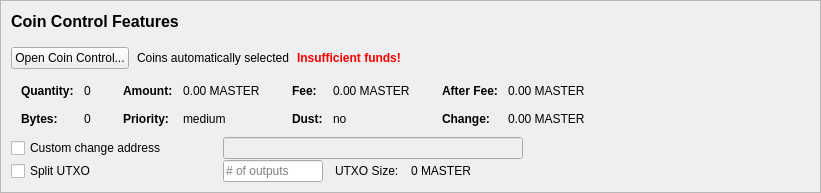
         <widget class="QFrame" name="frameCoinControl">
          <property name="sizePolicy">
           <sizepolicy hsizetype="Expanding" vsizetype="Expanding">
            <horstretch>0</horstretch>
            <verstretch>0</verstretch>
           </sizepolicy>
          </property>
          <property name="maximumSize">
           <size>
            <width>16777215</width>
            <height>16777215</height>
           </size>
          </property>
          <property name="frameShape">
           <enum>QFrame::StyledPanel</enum>
          </property>
          <property name="frameShadow">
           <enum>QFrame::Sunken</enum>
          </property>
          <layout class="QVBoxLayout" name="verticalLayoutCoinControl2">
           <property name="spacing">
            <number>0</number>
           </property>
           <property name="leftMargin">
            <number>0</number>
           </property>
           <property name="topMargin">
            <number>0</number>
           </property>
           <property name="rightMargin">
            <number>0</number>
           </property>
           <property name="bottomMargin">
            <number>0</number>
           </property>
           <item>
            <widget class="QFrame" name="frameCoinControl_BG">
             <layout class="QVBoxLayout" name="verticalLayoutCoinControl" stretch="0,0,0,0,0,0">
              <property name="spacing">
               <number>1</number>
              </property>
              <property name="leftMargin">
               <number>10</number>
              </property>
              <property name="topMargin">
               <number>10</number>
              </property>
              <item>
               <layout class="QHBoxLayout" name="horizontalLayoutCoinControl1">
                <property name="bottomMargin">
                 <number>15</number>
                </property>
                <item>
                 <layout class="QVBoxLayout" name="verticalLayout_3">
                  <property name="spacing">
                   <number>6</number>
                  </property>
                  <item>
                   <widget class="QLabel" name="labelCoinControlFeatures">
                    <property name="sizePolicy">
                     <sizepolicy hsizetype="Preferred" vsizetype="Maximum">
                      <horstretch>0</horstretch>
                      <verstretch>0</verstretch>
                     </sizepolicy>
                    </property>
                    <property name="minimumSize">
                     <size>
                      <width>0</width>
                      <height>20</height>
                     </size>
                    </property>
                    <property name="font">
                     <font>
                      <pointsize>12</pointsize>
                      <weight>75</weight>
                      <bold>true</bold>
                     </font>
                    </property>
                    <property name="styleSheet">
                     <string notr="true">font-weight:bold;</string>
                    </property>
                    <property name="text">
                     <string>Coin Control Features</string>
                    </property>
                   </widget>
                  </item>
                 </layout>
                </item>
               </layout>
              </item>
              <item>
               <layout class="QHBoxLayout" name="horizontalLayoutCoinControl2" stretch="0,0,0,0">
                <property name="spacing">
                 <number>8</number>
                </property>
                <property name="bottomMargin">
                 <number>10</number>
                </property>
                <item>
                 <widget class="QPushButton" name="pushButtonCoinControl">
                  <property name="styleSheet">
                   <string notr="true"/>
                  </property>
                  <property name="text">
                   <string>Open Coin Control...</string>
                  </property>
                  <property name="autoDefault">
                   <bool>false</bool>
                  </property>
                 </widget>
                </item>
                <item>
                 <widget class="QLabel" name="labelCoinControlAutomaticallySelected">
                  <property name="text">
                   <string>Coins automatically selected</string>
                  </property>
                  <property name="margin">
                   <number>5</number>
                  </property>
                 </widget>
                </item>
                <item>
                 <widget class="QLabel" name="labelCoinControlInsuffFunds">
                  <property name="font">
                   <font>
                    <weight>75</weight>
                    <bold>true</bold>
                   </font>
                  </property>
                  <property name="styleSheet">
                   <string notr="true">color:red;font-weight:bold;</string>
                  </property>
                  <property name="text">
                   <string>Insufficient funds!</string>
                  </property>
                  <property name="margin">
                   <number>5</number>
                  </property>
                 </widget>
                </item>
                <item>
                 <spacer name="horizontalSpacerCoinControl">
                  <property name="orientation">
                   <enum>Qt::Horizontal</enum>
                  </property>
                  <property name="sizeHint" stdset="0">
                   <size>
                    <width>40</width>
                    <height>1</height>
                   </size>
                  </property>
                 </spacer>
                </item>
               </layout>
              </item>
              <item>
               <widget class="QWidget" name="widgetCoinControl" native="true">
                <property name="sizePolicy">
                 <sizepolicy hsizetype="Preferred" vsizetype="Preferred">
                  <horstretch>0</horstretch>
                  <verstretch>0</verstretch>
                 </sizepolicy>
                </property>
                <property name="minimumSize">
                 <size>
                  <width>0</width>
                  <height>0</height>
                 </size>
                </property>
                <property name="styleSheet">
                 <string notr="true"/>
                </property>
                <layout class="QHBoxLayout" name="horizontalLayoutCoinControl5">
                 <property name="leftMargin">
                  <number>0</number>
                 </property>
                 <property name="topMargin">
                  <number>0</number>
                 </property>
                 <property name="rightMargin">
                  <number>0</number>
                 </property>
                 <property name="bottomMargin">
                  <number>0</number>
                 </property>
                 <item>
                  <layout class="QHBoxLayout" name="horizontalLayoutCoinControl3" stretch="0,0,0,1">
                   <property name="spacing">
                    <number>20</number>
                   </property>
                   <property name="topMargin">
                    <number>0</number>
                   </property>
                   <property name="bottomMargin">
                    <number>10</number>
                   </property>
                   <item>
                    <layout class="QFormLayout" name="formLayoutCoinControl1">
                     <property name="horizontalSpacing">
                      <number>10</number>
                     </property>
                     <property name="verticalSpacing">
                      <number>14</number>
                     </property>
                     <property name="leftMargin">
                      <number>10</number>
                     </property>
                     <property name="topMargin">
                      <number>4</number>
                     </property>
                     <property name="rightMargin">
                      <number>6</number>
                     </property>
                     <item row="0" column="0">
                      <widget class="QLabel" name="labelCoinControlQuantityText">
                       <property name="font">
                        <font>
                         <weight>75</weight>
                         <bold>true</bold>
                        </font>
                       </property>
                       <property name="text">
                        <string>Quantity:</string>
                       </property>
                       <property name="margin">
                        <number>0</number>
                       </property>
                      </widget>
                     </item>
                     <item row="0" column="1">
                      <widget class="QLabel" name="labelCoinControlQuantity">
                       <property name="cursor">
                        <cursorShape>IBeamCursor</cursorShape>
                       </property>
                       <property name="contextMenuPolicy">
                        <enum>Qt::ActionsContextMenu</enum>
                       </property>
                       <property name="text">
                        <string notr="true">0</string>
                       </property>
                       <property name="margin">
                        <number>0</number>
                       </property>
                       <property name="textInteractionFlags">
                        <set>Qt::LinksAccessibleByMouse|Qt::TextSelectableByKeyboard|Qt::TextSelectableByMouse</set>
                       </property>
                      </widget>
                     </item>
                     <item row="1" column="0">
                      <widget class="QLabel" name="labelCoinControlBytesText">
                       <property name="font">
                        <font>
                         <weight>75</weight>
                         <bold>true</bold>
                        </font>
                       </property>
                       <property name="text">
                        <string>Bytes:</string>
                       </property>
                      </widget>
                     </item>
                     <item row="1" column="1">
                      <widget class="QLabel" name="labelCoinControlBytes">
                       <property name="cursor">
                        <cursorShape>IBeamCursor</cursorShape>
                       </property>
                       <property name="contextMenuPolicy">
                        <enum>Qt::ActionsContextMenu</enum>
                       </property>
                       <property name="text">
                        <string notr="true">0</string>
                       </property>
                       <property name="textInteractionFlags">
                        <set>Qt::LinksAccessibleByMouse|Qt::TextSelectableByKeyboard|Qt::TextSelectableByMouse</set>
                       </property>
                      </widget>
                     </item>
                    </layout>
                   </item>
                   <item>
                    <layout class="QFormLayout" name="formLayoutCoinControl2">
                     <property name="horizontalSpacing">
                      <number>10</number>
                     </property>
                     <property name="verticalSpacing">
                      <number>14</number>
                     </property>
                     <property name="leftMargin">
                      <number>6</number>
                     </property>
                     <property name="topMargin">
                      <number>4</number>
                     </property>
                     <property name="rightMargin">
                      <number>6</number>
                     </property>
                     <item row="0" column="0">
                      <widget class="QLabel" name="labelCoinControlAmountText">
                       <property name="font">
                        <font>
                         <weight>75</weight>
                         <bold>true</bold>
                        </font>
                       </property>
                       <property name="text">
                        <string>Amount:</string>
                       </property>
                       <property name="margin">
                        <number>0</number>
                       </property>
                      </widget>
                     </item>
                     <item row="0" column="1">
                      <widget class="QLabel" name="labelCoinControlAmount">
                       <property name="cursor">
                        <cursorShape>IBeamCursor</cursorShape>
                       </property>
                       <property name="contextMenuPolicy">
                        <enum>Qt::ActionsContextMenu</enum>
                       </property>
                       <property name="text">
                        <string notr="true">0.00 MASTER</string>
                       </property>
                       <property name="textInteractionFlags">
                        <set>Qt::LinksAccessibleByMouse|Qt::TextSelectableByKeyboard|Qt::TextSelectableByMouse</set>
                       </property>
                      </widget>
                     </item>
                     <item row="1" column="0">
                      <widget class="QLabel" name="labelCoinControlPriorityText">
                       <property name="font">
                        <font>
                         <weight>75</weight>
                         <bold>true</bold>
                        </font>
                       </property>
                       <property name="text">
                        <string>Priority:</string>
                       </property>
                      </widget>
                     </item>
                     <item row="1" column="1">
                      <widget class="QLabel" name="labelCoinControlPriority">
                       <property name="cursor">
                        <cursorShape>IBeamCursor</cursorShape>
                       </property>
                       <property name="contextMenuPolicy">
                        <enum>Qt::ActionsContextMenu</enum>
                       </property>
                       <property name="text">
                        <string>medium</string>
                       </property>
                       <property name="textInteractionFlags">
                        <set>Qt::LinksAccessibleByMouse|Qt::TextSelectableByKeyboard|Qt::TextSelectableByMouse</set>
                       </property>
                      </widget>
                     </item>
                    </layout>
                   </item>
                   <item>
                    <layout class="QFormLayout" name="formLayoutCoinControl3">
                     <property name="horizontalSpacing">
                      <number>10</number>
                     </property>
                     <property name="verticalSpacing">
                      <number>14</number>
                     </property>
                     <property name="leftMargin">
                      <number>6</number>
                     </property>
                     <property name="topMargin">
                      <number>4</number>
                     </property>
                     <property name="rightMargin">
                      <number>6</number>
                     </property>
                     <item row="0" column="0">
                      <widget class="QLabel" name="labelCoinControlFeeText">
                       <property name="font">
                        <font>
                         <weight>75</weight>
                         <bold>true</bold>
                        </font>
                       </property>
                       <property name="text">
                        <string>Fee:</string>
                       </property>
                       <property name="margin">
                        <number>0</number>
                       </property>
                      </widget>
                     </item>
                     <item row="0" column="1">
                      <widget class="QLabel" name="labelCoinControlFee">
                       <property name="cursor">
                        <cursorShape>IBeamCursor</cursorShape>
                       </property>
                       <property name="contextMenuPolicy">
                        <enum>Qt::ActionsContextMenu</enum>
                       </property>
                       <property name="text">
                        <string notr="true">0.00 MASTER</string>
                       </property>
                       <property name="textInteractionFlags">
                        <set>Qt::LinksAccessibleByMouse|Qt::TextSelectableByKeyboard|Qt::TextSelectableByMouse</set>
                       </property>
                      </widget>
                     </item>
                     <item row="1" column="0">
                      <widget class="QLabel" name="labelCoinControlLowOutputText">
                       <property name="font">
                        <font>
                         <weight>75</weight>
                         <bold>true</bold>
                        </font>
                       </property>
                       <property name="text">
                        <string>Dust:</string>
                       </property>
                      </widget>
                     </item>
                     <item row="1" column="1">
                      <widget class="QLabel" name="labelCoinControlLowOutput">
                       <property name="cursor">
                        <cursorShape>IBeamCursor</cursorShape>
                       </property>
                       <property name="contextMenuPolicy">
                        <enum>Qt::ActionsContextMenu</enum>
                       </property>
                       <property name="text">
                        <string>no</string>
                       </property>
                       <property name="textInteractionFlags">
                        <set>Qt::LinksAccessibleByMouse|Qt::TextSelectableByKeyboard|Qt::TextSelectableByMouse</set>
                       </property>
                      </widget>
                     </item>
                    </layout>
                   </item>
                   <item>
                    <layout class="QFormLayout" name="formLayoutCoinControl4">
                     <property name="horizontalSpacing">
                      <number>10</number>
                     </property>
                     <property name="verticalSpacing">
                      <number>14</number>
                     </property>
                     <property name="leftMargin">
                      <number>6</number>
                     </property>
                     <property name="topMargin">
                      <number>4</number>
                     </property>
                     <property name="rightMargin">
                      <number>6</number>
                     </property>
                     <item row="0" column="0">
                      <widget class="QLabel" name="labelCoinControlAfterFeeText">
                       <property name="font">
                        <font>
                         <weight>75</weight>
                         <bold>true</bold>
                        </font>
                       </property>
                       <property name="text">
                        <string>After Fee:</string>
                       </property>
                       <property name="margin">
                        <number>0</number>
                       </property>
                      </widget>
                     </item>
                     <item row="0" column="1">
                      <widget class="QLabel" name="labelCoinControlAfterFee">
                       <property name="cursor">
                        <cursorShape>IBeamCursor</cursorShape>
                       </property>
                       <property name="contextMenuPolicy">
                        <enum>Qt::ActionsContextMenu</enum>
                       </property>
                       <property name="text">
                        <string notr="true">0.00 MASTER</string>
                       </property>
                       <property name="textInteractionFlags">
                        <set>Qt::LinksAccessibleByMouse|Qt::TextSelectableByKeyboard|Qt::TextSelectableByMouse</set>
                       </property>
                      </widget>
                     </item>
                     <item row="1" column="0">
                      <widget class="QLabel" name="labelCoinControlChangeText">
                       <property name="font">
                        <font>
                         <weight>75</weight>
                         <bold>true</bold>
                        </font>
                       </property>
                       <property name="text">
                        <string>Change:</string>
                       </property>
                      </widget>
                     </item>
                     <item row="1" column="1">
                      <widget class="QLabel" name="labelCoinControlChange">
                       <property name="cursor">
                        <cursorShape>IBeamCursor</cursorShape>
                       </property>
                       <property name="contextMenuPolicy">
                        <enum>Qt::ActionsContextMenu</enum>
                       </property>
                       <property name="text">
                        <string notr="true">0.00 MASTER</string>
                       </property>
                       <property name="textInteractionFlags">
                        <set>Qt::LinksAccessibleByMouse|Qt::TextSelectableByKeyboard|Qt::TextSelectableByMouse</set>
                       </property>
                      </widget>
                     </item>
                    </layout>
                   </item>
                  </layout>
                 </item>
                </layout>
               </widget>
              </item>
              <item>
               <layout class="QHBoxLayout" name="horizontalLayoutCoinControl4">
                <property name="spacing">
                 <number>12</number>
                </property>
                <property name="sizeConstraint">
                 <enum>QLayout::SetDefaultConstraint</enum>
                </property>
                <property name="topMargin">
                 <number>0</number>
                </property>
                <property name="rightMargin">
                 <number>0</number>
                </property>
                <item>
                 <widget class="QCheckBox" name="checkBoxCoinControlChange">
                  <property name="sizePolicy">
                   <sizepolicy hsizetype="Preferred" vsizetype="Preferred">
                    <horstretch>0</horstretch>
                    <verstretch>0</verstretch>
                   </sizepolicy>
                  </property>
                  <property name="minimumSize">
                   <size>
                    <width>200</width>
                    <height>0</height>
                   </size>
                  </property>
                  <property name="maximumSize">
                   <size>
                    <width>200</width>
                    <height>16777215</height>
                   </size>
                  </property>
                  <property name="toolTip">
                   <string>If this is activated, but the change address is empty or invalid, change will be sent to a newly generated address.</string>
                  </property>
                  <property name="text">
                   <string>Custom change address</string>
                  </property>
                 </widget>
                </item>
                <item>
                 <widget class="QValidatedLineEdit" name="lineEditCoinControlChange">
                  <property name="enabled">
                   <bool>false</bool>
                  </property>
                  <property name="sizePolicy">
                   <sizepolicy hsizetype="Preferred" vsizetype="Preferred">
                    <horstretch>0</horstretch>
                    <verstretch>0</verstretch>
                   </sizepolicy>
                  </property>
                  <property name="minimumSize">
                   <size>
                    <width>300</width>
                    <height>0</height>
                   </size>
                  </property>
                 </widget>
                </item>
                <item>
                 <widget class="QLabel" name="labelCoinControlChangeLabel">
                  <property name="sizePolicy">
                   <sizepolicy hsizetype="Preferred" vsizetype="Preferred">
                    <horstretch>0</horstretch>
                    <verstretch>0</verstretch>
                   </sizepolicy>
                  </property>
                  <property name="minimumSize">
                   <size>
                    <width>100</width>
                    <height>0</height>
                   </size>
                  </property>
                  <property name="text">
                   <string/>
                  </property>
                  <property name="margin">
                   <number>3</number>
                  </property>
                 </widget>
                </item>
               </layout>
              </item>
              <item>
               <layout class="QHBoxLayout" name="horizontalLayoutCoinControl6">
                <property name="spacing">
                 <number>12</number>
                </property>
                <property name="rightMargin">
                 <number>0</number>
                </property>
                <item>
                 <widget class="QCheckBox" name="splitBlockCheckBox">
                  <property name="sizePolicy">
                   <sizepolicy hsizetype="Preferred" vsizetype="Preferred">
                    <horstretch>0</horstretch>
                    <verstretch>0</verstretch>
                   </sizepolicy>
                  </property>
                  <property name="minimumSize">
                   <size>
                    <width>200</width>
                    <height>0</height>
                   </size>
                  </property>
                  <property name="maximumSize">
                   <size>
                    <width>200</width>
                    <height>16777215</height>
                   </size>
                  </property>
                  <property name="text">
                   <string>Split UTXO</string>
                  </property>
                 </widget>
                </item>
                <item>
                 <widget class="QLineEdit" name="splitBlockLineEdit">
                  <property name="sizePolicy">
                   <sizepolicy hsizetype="Preferred" vsizetype="Preferred">
                    <horstretch>50</horstretch>
                    <verstretch>0</verstretch>
                   </sizepolicy>
                  </property>
                  <property name="minimumSize">
                   <size>
                    <width>100</width>
                    <height>0</height>
                   </size>
                  </property>
                  <property name="maximumSize">
                   <size>
                    <width>100</width>
                    <height>16777215</height>
                   </size>
                  </property>
                  <property name="placeholderText">
                   <string># of outputs</string>
                  </property>
                 </widget>
                </item>
                <item>
                 <widget class="QLabel" name="labelBlockSizeText">
                  <property name="text">
                   <string>UTXO Size:</string>
                  </property>
                 </widget>
                </item>
                <item>
                 <widget class="QLabel" name="labelBlockSize">
                  <property name="text">
                   <string>0 MASTER</string>
                  </property>
                 </widget>
                </item>
                <item>
                 <spacer name="horizontalSpacer_7">
                  <property name="orientation">
                   <enum>Qt::Horizontal</enum>
                  </property>
                  <property name="sizeHint" stdset="0">
                   <size>
                    <width>40</width>
                    <height>20</height>
                   </size>
                  </property>
                 </spacer>
                </item>
               </layout>
              </item>
              <item>
               <spacer name="verticalSpacerCoinControl">
                <property name="orientation">
                 <enum>Qt::Vertical</enum>
                </property>
                <property name="sizeHint" stdset="0">
                 <size>
                  <width>800</width>
                  <height>1</height>
                 </size>
                </property>
               </spacer>
              </item>
             </layout>
            </widget>
           </item>
          </layout>
         </widget>
